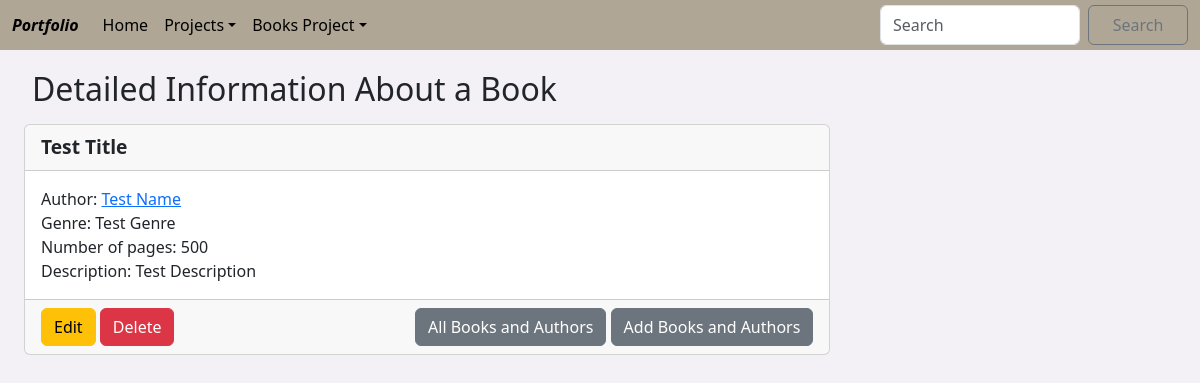
Page /django_projects/books_project/book_details/4 on the committed database.
### app/models.py (models this page shows)
class Book(models.Model):
    title = models.CharField(max_length=200)
    author = models.ForeignKey(Author, on_delete=models.CASCADE)
    genre = models.CharField(max_length=200)
    description = models.TextField(max_length=1000, null=True, blank=True)
    pages = models.IntegerField(null=True, blank=True)
    def __str__(self):
        return self.title

class Author(models.Model):
    full_name = models.CharField(max_length=200, unique=True)
    age = models.IntegerField(null=True, blank=True)
    languages = models.CharField(max_length=200, null=True, blank=True)
    def __str__(self):
        return self.full_name

### app/views.py (the view)
# urls.py: path('django_projects/books_project/book_details/<int:pk>', views.book_details, name = 'book_details'),
def book_details(request, pk):
    book = get_object_or_404(Book, pk=pk)
    return render(request, 'django_projects/books_project/book_details.html', {'book': book})

### app/templates/django_projects/books_project/book_details.html (shortened to what this page needs)
{% extends 'base_books.html' %}
{% block inner_content %}
<div class="container-fluid custom-content">
  <h2>Detailed Information About a Book</h2>
  <div style="width: 70%; margin-top: 1rem;">
    <div class="card text-center">
      <div class="card-header" style="text-align: left; margin: 0px; font-size: larger;">
        <strong>{{ book }}</strong>
      </div>
      <div class="card-body">
        <p class="card-text" style="text-align: left; margin: 0px;">Author: <a href="{% url 'author_details' book.author_id %}">{{ book.author }}</a></p>
        <p class="card-text" style="text-align: left; margin: 0px;">Genre: {{ book.genre }}</p>
        <p class="card-text" style="text-align: left; margin: 0px;">Number of pages: {{ book.pages }}</p>
        <p class="card-text" style="text-align: left; margin: 0px;">Description: {{ book.description }}</p>
      </div>
      <div class="card-footer text-body-secondary">
        <div style="float: left;">
          <a href="{% url 'edit_book' book.id %}" class="btn btn-warning">Edit</a>
          <a href="{% url 'delete_book' book.id %}" class="btn btn-danger">Delete</a>
        </div>
        <div style="float: right;">
          <a href="/django_projects/books_project/all_books_and_authors" class="btn btn-secondary">All Books and Authors</a>
          <a href="/django_projects/books_project/add_books_and_authors" class="btn btn-secondary">Add Books and Authors</a>
        </div>
      </div>
    </div>
  </div>
</div>
{% endblock %}

### app/templates/base_books.html (style rules this page uses)
.custom-content { padding-top: 0px; margin-top: -40px; }
h2 { margin-left: 0.5rem; margin-right: 0.5rem; margin-top: 0.5rem; margin-bottom: 0.5rem; }
p { margin-left: 0.5rem; margin-right: 0.5rem; margin-top: 0.5rem; margin-bottom: 0.5rem; }

### rows in the picture
Book: title "Test Title", author "Test Name", genre "Test Genre", pages "500", description "Test Description"
